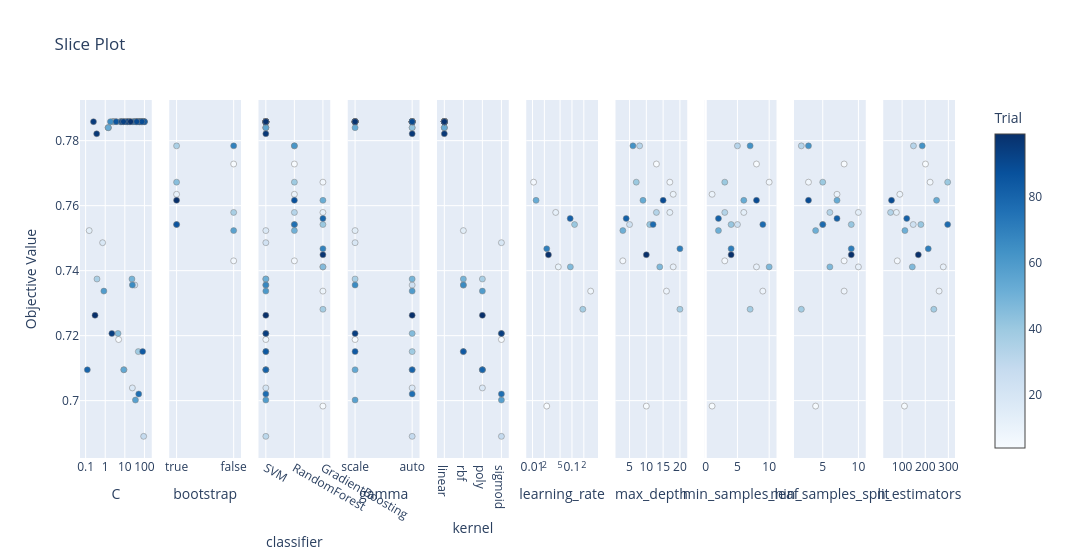

This figure's notebook cell:
### Code cell
# 3. Slice Plot
plot_slice(study).show()

### Figure 1 — Plotly figure (JSON) as saved in the notebook; plotly's stock layout.template omitted (floating-point values rounded to 4 significant figures)
{"data": [{"marker": {"color": [4, 7, 10, 11, 12, 13, 14, 15, 16, 17, 18, 19, 21, 22, 23, 24, 25, 26, 27, 28, 31, 32, 33, 34, 36, 39, 40, 41, 42, 43, 45, 46, 47, 49, 51, 52, 53, 54, 55, 56, 57, 58, 59, 61, 62, 63, 64, 65, 66, 67, 69, 70, 71, 72, 73, 74, 76, 77, 78, 80, 81, 82, 83, 84, 85, 86, 88, 89, 90, 91, 92, 93, 94, 95, 96, 98, 99], "colorbar": {"title": {"text": "Trial"}, "x": 1, "xpad": 40}, "colorscale": [[0, "rgb(247,251,255)"], [0.125, "rgb(222,235,247)"], [0.25, "rgb(198,219,239)"], [0.375, "rgb(158,202,225)"], [0.5, "rgb(107,174,214)"], [0.625, "rgb(66,146,198)"], [0.75, "rgb(33,113,181)"], [0.875, "rgb(8,81,156)"], [1, "rgb(8,48,107)"]], "line": {"color": "Grey", "width": 0.5}, "showscale": true}, "mode": "markers", "name": "Feasible Trial", "showlegend": false, "type": "scatter", "x": [4.826, 9.034, 93.89, 76.2, 73.1, 2.633, 0.1521, 9.056, 13.98, 1.387, 24.24, 0.7373, 79.43, 33.84, 85.08, 32.29, 8.625, 38.0, 18.36, 91.16, 56.11, 48.14, 85.59, 13.9, 0.3803, 48.72, 2.662, 3.574, 2.413, 1.461, 6.021, 4.489, 55.88, 23.07, 12.17, 5.909, 1.425, 8.838, 16.59, 62.52, 34.74, 99.2, 0.8539, 68.5, 25.06, 70.96, 42.06, 1.845, 24.21, 75.65, 32.88, 6.535, 98.67, 45.25, 66.1, 10.41, 51.13, 28.94, 17.21, 0.1225, 83.15, 39.87, 53.48, 81.1, 99.63, 3.6, 57.01, 74.63, 40.37, 6.937, 13.52, 8.521, 2.179, 0.252, 0.3669, 19.64, 0.302], "xaxis": "x", "y": [0.7188, 0.7858, 0.7858, 0.7858, 0.7858, 0.7858, 0.7523, 0.7095, 0.7858, 0.784, 0.7039, 0.7486, 0.7858, 0.7858, 0.7858, 0.7356, 0.7858, 0.7858, 0.7858, 0.689, 0.7858, 0.7858, 0.7858, 0.7858, 0.7374, 0.7151, 0.7858, 0.7858, 0.7858, 0.784, 0.7858, 0.7207, 0.7858, 0.7374, 0.7858, 0.7858, 0.784, 0.7095, 0.7858, 0.7858, 0.7002, 0.7858, 0.7337, 0.7858, 0.7858, 0.7858, 0.7858, 0.7858, 0.7356, 0.7858, 0.7858, 0.7858, 0.7858, 0.7858, 0.7858, 0.7858, 0.702, 0.7858, 0.7858, 0.7095, 0.7858, 0.7858, 0.7858, 0.7151, 0.7858, 0.7858, 0.7858, 0.7858, 0.7858, 0.7858, 0.7858, 0.7858, 0.7207, 0.7858, 0.7821, 0.7858, 0.7263], "yaxis": "y"}, {"marker": {"color": [0, 2, 6, 20, 29, 30, 37, 48, 60, 75, 87], "colorbar": {"title": {"text": "Trial"}, "x": 1, "xpad": 40}, "colorscale": [[0, "rgb(247,251,255)"], [0.125, "rgb(222,235,247)"], [0.25, "rgb(198,219,239)"], [0.375, "rgb(158,202,225)"], [0.5, "rgb(107,174,214)"], [0.625, "rgb(66,146,198)"], [0.75, "rgb(33,113,181)"], [0.875, "rgb(8,81,156)"], [1, "rgb(8,48,107)"]], "line": {"color": "Grey", "width": 0.5}, "showscale": false}, "mode": "markers", "name": "Feasible Trial", "showlegend": false, "type": "scatter", "x": [false, false, true, true, true, false, true, false, false, true, true], "xaxis": "x2", "y": [0.7728, 0.743, 0.7635, 0.7542, 0.7784, 0.7579, 0.7672, 0.7523, 0.7784, 0.7542, 0.7616], "yaxis": "y2"}, {"marker": {"color": [0, 1, 2, 3, 4, 5, 6, 7, 8, 9, 10, 11, 12, 13, 14, 15, 16, 17, 18, 19, 20, 21, 22, 23, 24, 25, 26, 27, 28, 29, 30, 31, 32, 33, 34, 35, 36, 37, 38, 39, 40, 41, 42, 43, 44, 45, 46, 47, 48, 49, 50, 51, 52, 53, 54, 55, 56, 57, 58, 59, 60, 61, 62, 63, 64, 65, 66, 67, 68, 69, 70, 71, 72, 73, 74, 75, 76, 77, 78, 79, 80, 81, 82, 83, 84, 85, 86, 87, 88, 89, 90, 91, 92, 93, 94, 95, 96, 97, 98, 99], "colorbar": {"title": {"text": "Trial"}, "x": 1, "xpad": 40}, "colorscale": [[0, "rgb(247,251,255)"], [0.125, "rgb(222,235,247)"], [0.25, "rgb(198,219,239)"], [0.375, "rgb(158,202,225)"], [0.5, "rgb(107,174,214)"], [0.625, "rgb(66,146,198)"], [0.75, "rgb(33,113,181)"], [0.875, "rgb(8,81,156)"], [1, "rgb(8,48,107)"]], "line": {"color": "Grey", "width": 0.5}, "showscale": false}, "mode": "markers", "name": "Feasible Trial", "showlegend": false, "type": "scatter", "x": ["RandomForest", "GradientBoosting", "RandomForest", "GradientBoosting", "SVM", "GradientBoosting", "RandomForest", "SVM", "GradientBoosting", "GradientBoosting", "SVM", "SVM", "SVM", "SVM", "SVM", "SVM", "SVM", "SVM", "SVM", "SVM", "RandomForest", "SVM", "SVM", "SVM", "SVM", "SVM", "SVM", "SVM", "SVM", "RandomForest", "RandomForest", "SVM", "SVM", "SVM", "SVM", "GradientBoosting", "SVM", "RandomForest", "GradientBoosting", "SVM", "SVM", "SVM", "SVM", "SVM", "GradientBoosting", "SVM", "SVM", "SVM", "RandomForest", "SVM", "GradientBoosting", "SVM", "SVM", "SVM", "SVM", "SVM", "SVM", "SVM", "SVM", "SVM", "RandomForest", "SVM", "SVM", "SVM", "SVM", "SVM", "SVM", "SVM", "GradientBoosting", "SVM", "SVM", "SVM", "SVM", "SVM", "SVM", "RandomForest", "SVM", "SVM", "SVM", "GradientBoosting", "SVM", "SVM", "SVM", "SVM", "SVM", "SVM", "SVM", "RandomForest", "SVM", "SVM", "SVM", "SVM", "SVM", "SVM", "SVM", "SVM", "SVM", "GradientBoosting", "SVM", "SVM"], "xaxis": "x3", "y": [0.7728, 0.6983, 0.743, 0.7672, 0.7188, 0.7337, 0.7635, 0.7858, 0.7412, 0.7579, 0.7858, 0.7858, 0.7858, 0.7858, 0.7523, 0.7095, 0.7858, 0.784, 0.7039, 0.7486, 0.7542, 0.7858, 0.7858, 0.7858, 0.7356, 0.7858, 0.7858, 0.7858, 0.689, 0.7784, 0.7579, 0.7858, 0.7858, 0.7858, 0.7858, 0.7281, 0.7374, 0.7672, 0.7542, 0.7151, 0.7858, 0.7858, 0.7858, 0.784, 0.7412, 0.7858, 0.7207, 0.7858, 0.7523, 0.7374, 0.7616, 0.7858, 0.7858, 0.784, 0.7095, 0.7858, 0.7858, 0.7002, 0.7858, 0.7337, 0.7784, 0.7858, 0.7858, 0.7858, 0.7858, 0.7858, 0.7356, 0.7858, 0.7467, 0.7858, 0.7858, 0.7858, 0.7858, 0.7858, 0.7858, 0.7542, 0.702, 0.7858, 0.7858, 0.7561, 0.7095, 0.7858, 0.7858, 0.7858, 0.7151, 0.7858, 0.7858, 0.7616, 0.7858, 0.7858, 0.7858, 0.7858, 0.7858, 0.7858, 0.7207, 0.7858, 0.7821, 0.7449, 0.7858, 0.7263], "yaxis": "y3"}, {"marker": {"color": [4, 7, 10, 11, 12, 13, 14, 15, 16, 17, 18, 19, 21, 22, 23, 24, 25, 26, 27, 28, 31, 32, 33, 34, 36, 39, 40, 41, 42, 43, 45, 46, 47, 49, 51, 52, 53, 54, 55, 56, 57, 58, 59, 61, 62, 63, 64, 65, 66, 67, 69, 70, 71, 72, 73, 74, 76, 77, 78, 80, 81, 82, 83, 84, 85, 86, 88, 89, 90, 91, 92, 93, 94, 95, 96, 98, 99], "colorbar": {"title": {"text": "Trial"}, "x": 1, "xpad": 40}, "colorscale": [[0, "rgb(247,251,255)"], [0.125, "rgb(222,235,247)"], [0.25, "rgb(198,219,239)"], [0.375, "rgb(158,202,225)"], [0.5, "rgb(107,174,214)"], [0.625, "rgb(66,146,198)"], [0.75, "rgb(33,113,181)"], [0.875, "rgb(8,81,156)"], [1, "rgb(8,48,107)"]], "line": {"color": "Grey", "width": 0.5}, "showscale": false}, "mode": "markers", "name": "Feasible Trial", "showlegend": false, "type": "scatter", "x": ["scale", "scale", "auto", "auto", "scale", "auto", "scale", "auto", "scale", "auto", "auto", "scale", "auto", "auto", "auto", "auto", "scale", "auto", "scale", "auto", "scale", "scale", "scale", "scale", "scale", "auto", "scale", "auto", "auto", "auto", "auto", "auto", "scale", "auto", "scale", "scale", "scale", "scale", "scale", "auto", "scale", "auto", "auto", "auto", "auto", "auto", "auto", "auto", "scale", "auto", "scale", "auto", "auto", "auto", "auto", "scale", "auto", "scale", "auto", "auto", "auto", "auto", "auto", "scale", "auto", "scale", "auto", "scale", "auto", "scale", "scale", "scale", "scale", "scale", "auto", "scale", "auto"], "xaxis": "x4", "y": [0.7188, 0.7858, 0.7858, 0.7858, 0.7858, 0.7858, 0.7523, 0.7095, 0.7858, 0.784, 0.7039, 0.7486, 0.7858, 0.7858, 0.7858, 0.7356, 0.7858, 0.7858, 0.7858, 0.689, 0.7858, 0.7858, 0.7858, 0.7858, 0.7374, 0.7151, 0.7858, 0.7858, 0.7858, 0.784, 0.7858, 0.7207, 0.7858, 0.7374, 0.7858, 0.7858, 0.784, 0.7095, 0.7858, 0.7858, 0.7002, 0.7858, 0.7337, 0.7858, 0.7858, 0.7858, 0.7858, 0.7858, 0.7356, 0.7858, 0.7858, 0.7858, 0.7858, 0.7858, 0.7858, 0.7858, 0.702, 0.7858, 0.7858, 0.7095, 0.7858, 0.7858, 0.7858, 0.7151, 0.7858, 0.7858, 0.7858, 0.7858, 0.7858, 0.7858, 0.7858, 0.7858, 0.7207, 0.7858, 0.7821, 0.7858, 0.7263], "yaxis": "y4"}, {"marker": {"color": [4, 7, 10, 11, 12, 13, 14, 15, 16, 17, 18, 19, 21, 22, 23, 24, 25, 26, 27, 28, 31, 32, 33, 34, 36, 39, 40, 41, 42, 43, 45, 46, 47, 49, 51, 52, 53, 54, 55, 56, 57, 58, 59, 61, 62, 63, 64, 65, 66, 67, 69, 70, 71, 72, 73, 74, 76, 77, 78, 80, 81, 82, 83, 84, 85, 86, 88, 89, 90, 91, 92, 93, 94, 95, 96, 98, 99], "colorbar": {"title": {"text": "Trial"}, "x": 1, "xpad": 40}, "colorscale": [[0, "rgb(247,251,255)"], [0.125, "rgb(222,235,247)"], [0.25, "rgb(198,219,239)"], [0.375, "rgb(158,202,225)"], [0.5, "rgb(107,174,214)"], [0.625, "rgb(66,146,198)"], [0.75, "rgb(33,113,181)"], [0.875, "rgb(8,81,156)"], [1, "rgb(8,48,107)"]], "line": {"color": "Grey", "width": 0.5}, "showscale": false}, "mode": "markers", "name": "Feasible Trial", "showlegend": false, "type": "scatter", "x": ["sigmoid", "linear", "linear", "linear", "linear", "linear", "rbf", "poly", "linear", "linear", "poly", "sigmoid", "linear", "linear", "linear", "rbf", "linear", "linear", "linear", "sigmoid", "linear", "linear", "linear", "linear", "poly", "rbf", "linear", "linear", "linear", "linear", "linear", "sigmoid", "linear", "rbf", "linear", "linear", "linear", "poly", "linear", "linear", "sigmoid", "linear", "poly", "linear", "linear", "linear", "linear", "linear", "rbf", "linear", "linear", "linear", "linear", "linear", "linear", "linear", "sigmoid", "linear", "linear", "poly", "linear", "linear", "linear", "rbf", "linear", "linear", "linear", "linear", "linear", "linear", "linear", "linear", "sigmoid", "linear", "linear", "linear", "poly"], "xaxis": "x5", "y": [0.7188, 0.7858, 0.7858, 0.7858, 0.7858, 0.7858, 0.7523, 0.7095, 0.7858, 0.784, 0.7039, 0.7486, 0.7858, 0.7858, 0.7858, 0.7356, 0.7858, 0.7858, 0.7858, 0.689, 0.7858, 0.7858, 0.7858, 0.7858, 0.7374, 0.7151, 0.7858, 0.7858, 0.7858, 0.784, 0.7858, 0.7207, 0.7858, 0.7374, 0.7858, 0.7858, 0.784, 0.7095, 0.7858, 0.7858, 0.7002, 0.7858, 0.7337, 0.7858, 0.7858, 0.7858, 0.7858, 0.7858, 0.7356, 0.7858, 0.7858, 0.7858, 0.7858, 0.7858, 0.7858, 0.7858, 0.702, 0.7858, 0.7858, 0.7095, 0.7858, 0.7858, 0.7858, 0.7151, 0.7858, 0.7858, 0.7858, 0.7858, 0.7858, 0.7858, 0.7858, 0.7858, 0.7207, 0.7858, 0.7821, 0.7858, 0.7263], "yaxis": "y5"}, {"marker": {"color": [1, 3, 5, 8, 9, 35, 38, 44, 50, 68, 79, 97], "colorbar": {"title": {"text": "Trial"}, "x": 1, "xpad": 40}, "colorscale": [[0, "rgb(247,251,255)"], [0.125, "rgb(222,235,247)"], [0.25, "rgb(198,219,239)"], [0.375, "rgb(158,202,225)"], [0.5, "rgb(107,174,214)"], [0.625, "rgb(66,146,198)"], [0.75, "rgb(33,113,181)"], [0.875, "rgb(8,81,156)"], [1, "rgb(8,48,107)"]], "line": {"color": "Grey", "width": 0.5}, "showscale": false}, "mode": "markers", "name": "Feasible Trial", "showlegend": false, "type": "scatter", "x": [0.02296, 0.01067, 0.2977, 0.04518, 0.03874, 0.1884, 0.1162, 0.09107, 0.01233, 0.02297, 0.09013, 0.02538], "xaxis": "x6", "y": [0.6983, 0.7672, 0.7337, 0.7412, 0.7579, 0.7281, 0.7542, 0.7412, 0.7616, 0.7467, 0.7561, 0.7449], "yaxis": "y6"}, {"marker": {"color": [0, 1, 2, 3, 5, 6, 8, 9, 20, 29, 30, 35, 37, 38, 44, 48, 50, 60, 68, 75, 79, 87, 97], "colorbar": {"title": {"text": "Trial"}, "x": 1, "xpad": 40}, "colorscale": [[0, "rgb(247,251,255)"], [0.125, "rgb(222,235,247)"], [0.25, "rgb(198,219,239)"], [0.375, "rgb(158,202,225)"], [0.5, "rgb(107,174,214)"], [0.625, "rgb(66,146,198)"], [0.75, "rgb(33,113,181)"], [0.875, "rgb(8,81,156)"], [1, "rgb(8,48,107)"]], "line": {"color": "Grey", "width": 0.5}, "showscale": false}, "mode": "markers", "name": "Feasible Trial", "showlegend": false, "type": "scatter", "x": [13, 10, 3, 17, 16, 18, 18, 17, 5, 8, 13, 20, 7, 11, 14, 3, 9, 6, 20, 12, 4, 15, 10], "xaxis": "x7", "y": [0.7728, 0.6983, 0.743, 0.7672, 0.7337, 0.7635, 0.7412, 0.7579, 0.7542, 0.7784, 0.7579, 0.7281, 0.7672, 0.7542, 0.7412, 0.7523, 0.7616, 0.7784, 0.7467, 0.7542, 0.7561, 0.7616, 0.7449], "yaxis": "y7"}, {"marker": {"color": [0, 1, 2, 3, 5, 6, 8, 9, 20, 29, 30, 35, 37, 38, 44, 48, 50, 60, 68, 75, 79, 87, 97], "colorbar": {"title": {"text": "Trial"}, "x": 1, "xpad": 40}, "colorscale": [[0, "rgb(247,251,255)"], [0.125, "rgb(222,235,247)"], [0.25, "rgb(198,219,239)"], [0.375, "rgb(158,202,225)"], [0.5, "rgb(107,174,214)"], [0.625, "rgb(66,146,198)"], [0.75, "rgb(33,113,181)"], [0.875, "rgb(8,81,156)"], [1, "rgb(8,48,107)"]], "line": {"color": "Grey", "width": 0.5}, "showscale": false}, "mode": "markers", "name": "Feasible Trial", "showlegend": false, "type": "scatter", "x": [8, 1, 3, 10, 9, 1, 8, 6, 5, 5, 3, 7, 3, 4, 10, 2, 6, 7, 4, 9, 2, 8, 4], "xaxis": "x8", "y": [0.7728, 0.6983, 0.743, 0.7672, 0.7337, 0.7635, 0.7412, 0.7579, 0.7542, 0.7784, 0.7579, 0.7281, 0.7672, 0.7542, 0.7412, 0.7523, 0.7616, 0.7784, 0.7467, 0.7542, 0.7561, 0.7616, 0.7449], "yaxis": "y8"}, {"marker": {"color": [0, 1, 2, 3, 5, 6, 8, 9, 20, 29, 30, 35, 37, 38, 44, 48, 50, 60, 68, 75, 79, 87, 97], "colorbar": {"title": {"text": "Trial"}, "x": 1, "xpad": 40}, "colorscale": [[0, "rgb(247,251,255)"], [0.125, "rgb(222,235,247)"], [0.25, "rgb(198,219,239)"], [0.375, "rgb(158,202,225)"], [0.5, "rgb(107,174,214)"], [0.625, "rgb(66,146,198)"], [0.75, "rgb(33,113,181)"], [0.875, "rgb(8,81,156)"], [1, "rgb(8,48,107)"]], "line": {"color": "Grey", "width": 0.5}, "showscale": false}, "mode": "markers", "name": "Feasible Trial", "showlegend": false, "type": "scatter", "x": [8, 4, 8, 3, 8, 7, 10, 10, 5, 2, 6, 2, 5, 9, 6, 4, 7, 3, 9, 5, 7, 3, 9], "xaxis": "x9", "y": [0.7728, 0.6983, 0.743, 0.7672, 0.7337, 0.7635, 0.7412, 0.7579, 0.7542, 0.7784, 0.7579, 0.7281, 0.7672, 0.7542, 0.7412, 0.7523, 0.7616, 0.7784, 0.7467, 0.7542, 0.7561, 0.7616, 0.7449], "yaxis": "y9"}, {"marker": {"color": [0, 1, 2, 3, 5, 6, 8, 9, 20, 29, 30, 35, 37, 38, 44, 48, 50, 60, 68, 75, 79, 87, 97], "colorbar": {"title": {"text": "Trial"}, "x": 1, "xpad": 40}, "colorscale": [[0, "rgb(247,251,255)"], [0.125, "rgb(222,235,247)"], [0.25, "rgb(198,219,239)"], [0.375, "rgb(158,202,225)"], [0.5, "rgb(107,174,214)"], [0.625, "rgb(66,146,198)"], [0.75, "rgb(33,113,181)"], [0.875, "rgb(8,81,156)"], [1, "rgb(8,48,107)"]], "line": {"color": "Grey", "width": 0.5}, "showscale": false}, "mode": "markers", "name": "Feasible Trial", "showlegend": false, "type": "scatter", "x": [201, 110, 79, 221, 260, 90, 278, 75, 148, 149, 50, 237, 297, 181, 144, 112, 249, 187, 213, 297, 120, 54, 170], "xaxis": "x10", "y": [0.7728, 0.6983, 0.743, 0.7672, 0.7337, 0.7635, 0.7412, 0.7579, 0.7542, 0.7784, 0.7579, 0.7281, 0.7672, 0.7542, 0.7412, 0.7523, 0.7616, 0.7784, 0.7467, 0.7542, 0.7561, 0.7616, 0.7449], "yaxis": "y10"}], "layout": {"title": {"text": "Slice Plot"}, "width": 3000, "xaxis": {"anchor": "y", "domain": [0, 0.082], "title": {"text": "C"}, "type": "log"}, "xaxis10": {"anchor": "y10", "domain": [0.918, 1.0], "title": {"text": "n_estimators"}}, "xaxis2": {"anchor": "y2", "categoryarray": [true, false], "categoryorder": "array", "domain": [0.102, 0.184], "title": {"text": "bootstrap"}, "type": "category"}, "xaxis3": {"anchor": "y3", "categoryarray": ["SVM", "RandomForest", "GradientBoosting"], "categoryorder": "array", "domain": [0.204, 0.286], "title": {"text": "classifier"}, "type": "category"}, "xaxis4": {"anchor": "y4", "categoryarray": ["scale", "auto"], "categoryorder": "array", "domain": [0.306, 0.388], "title": {"text": "gamma"}, "type": "category"}, "xaxis5": {"anchor": "y5", "categoryarray": ["linear", "rbf", "poly", "sigmoid"], "categoryorder": "array", "domain": [0.408, 0.49], "title": {"text": "kernel"}, "type": "category"}, "xaxis6": {"anchor": "y6", "domain": [0.51, 0.592], "title": {"text": "learning_rate"}, "type": "log"}, "xaxis7": {"anchor": "y7", "domain": [0.612, 0.694], "title": {"text": "max_depth"}}, "xaxis8": {"anchor": "y8", "domain": [0.714, 0.796], "title": {"text": "min_samples_leaf"}}, "xaxis9": {"anchor": "y9", "domain": [0.816, 0.898], "title": {"text": "min_samples_split"}}, "yaxis": {"anchor": "x", "domain": [0, 1], "title": {"text": "Objective Value"}}, "yaxis10": {"anchor": "x10", "domain": [0, 1], "matches": "y", "showticklabels": false}, "yaxis2": {"anchor": "x2", "domain": [0, 1], "matches": "y", "showticklabels": false}, "yaxis3": {"anchor": "x3", "domain": [0, 1], "matches": "y", "showticklabels": false}, "yaxis4": {"anchor": "x4", "domain": [0, 1], "matches": "y", "showticklabels": false}, "yaxis5": {"anchor": "x5", "domain": [0, 1], "matches": "y", "showticklabels": false}, "yaxis6": {"anchor": "x6", "domain": [0, 1], "matches": "y", "showticklabels": false}, "yaxis7": {"anchor": "x7", "domain": [0, 1], "matches": "y", "showticklabels": false}, "yaxis8": {"anchor": "x8", "domain": [0, 1], "matches": "y", "showticklabels": false}, "yaxis9": {"anchor": "x9", "domain": [0, 1], "matches": "y", "showticklabels": false}}}
